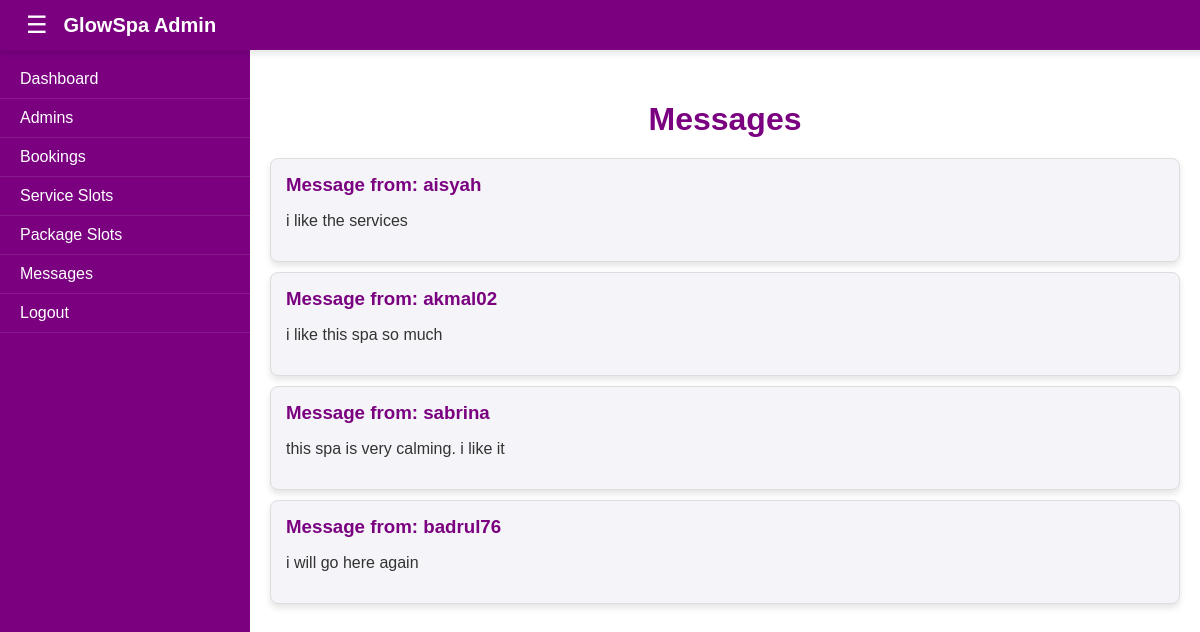
Page /admin/message.php on the committed database.
### tables this page shows
CREATE TABLE `messages` (
  `id` int(11) NOT NULL,
  `username` varchar(100) NOT NULL,
  `message` text NOT NULL,
  `created_at` timestamp NOT NULL DEFAULT current_timestamp()
);

### admin/message.php (the view, shortened to what this page needs)
<?php
$host = "localhost";
$username = "root";
$password = "";
$database = "test";
$conn = new mysqli($host, $username, $password, $database);
$messages_query = "SELECT username, message FROM messages";
$messages_result = $conn->query($messages_query);
?>
<!DOCTYPE html>
<html lang="en">
<head>
</head>
<body>
    <div class="header">
        <button class="menu-toggle">☰</button>
        <h1>GlowSpa Admin</h1>
    </div>
    <div class="sidebar" id="sidebar">
        <ul>
            <li><a href="index.php">Dashboard</a></li>
            <li><a href="admins.php">Admins</a></li>
            <li><a href="bookings.php">Bookings</a></li>
			<li><a href="slots_management.php">Service Slots</a></li>
            <li><a href="package.php">Package Slots</a></li>
            <li><a href="message.php">Messages</a></li>
            <li><a href="logouts.php">Logout</a></li>
        </ul>
    </div>
    <div class="main-content" id="main-content">
        <h1>Messages</h1>
        <?php
        if ($messages_result->num_rows > 0) {
            while ($row = $messages_result->fetch_assoc()) {
                echo "<div class='message-box'>
                        <h3>Message from: " . $row['username'] . "</h3>
                        <p>" . $row['message'] . "</p>
                      </div>";
            }
        } else {
            echo "<p>No messages available.</p>";
        }
        ?>
    </div>
</body>
</html>

### admin/message.php (style rules this page uses)
body { margin: 0; font-family: Arial, sans-serif; display: flex; flex-direction: column; }
.header { display: flex; align-items: center; background-color: #7a0080; color: white; padding: 10px 20px; position: fixed; top: 0; width: 100%; z-index: 1000; box-shadow: 0 4px 6px rgba(0, 0, 0, 0.1); }
.menu-toggle { background: none; border: none; color: white; font-size: 24px; cursor: pointer; margin-right: 10px; }
.header h1 { font-size: 20px; margin: 0; font-weight: bold; }
.sidebar { width: 250px; background-color: #7a0080; color: white; position: fixed; top: 0; left: 0; height: 100%; padding-top: 60px; transition: transform 0.3s ease; z-index: 999; overflow: hidden; }
.sidebar ul { list-style: none; padding: 0; margin: 0; }
.sidebar ul li { padding: 10px 20px; border-bottom: 1px solid rgba(255, 255, 255, 0.1); }
.sidebar ul li a { text-decoration: none; color: white; display: block; }
.main-content { margin-left: 250px; margin-top: 60px; padding: 20px; transition: margin-left 0.3s ease; }
.main-content h1 { text-align: center; color: #7a0080; margin-bottom: 20px; }
.message-box { background-color: #f4f4f9; border: 1px solid #ddd; border-radius: 8px; padding: 15px; margin: 10px 0; box-shadow: 0 4px 6px rgba(0, 0, 0, 0.1); }
.message-box h3 { margin: 0 0 10px; color: #7a0080; }
.message-box p { font-size: 16px; color: #333; }

### rows in the picture
messages: username "aisyah", message "i like the services"
messages: username "akmal02", message "i like this spa so much"
messages: username "sabrina", message "this spa is very calming. i like it"
messages: username "badrul76", message "i will go here again"
